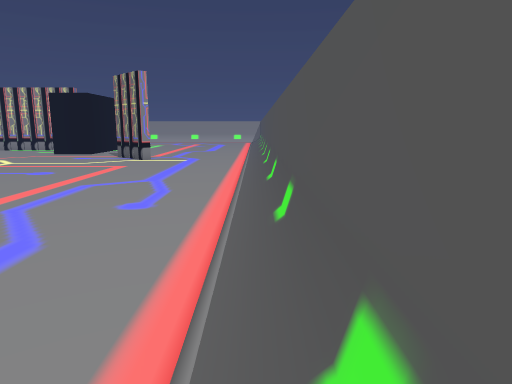
view 1 (above)

22 first-person views from a walk through a 3-D level made in the Unity game engine. The camera is 1.4 m above the floor, tilts 10° down and sees 70° across. The floor is counted in squares, 1 m on a side. Each view is taken from the middle of a square. On the plan, view 1 faces up. The plan holds only what a view shows up to about 16 squares ahead; the rest is blank. The place goes on beyond the plan.

view 2
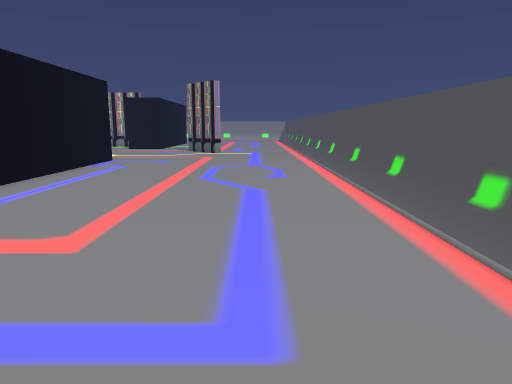

view 3
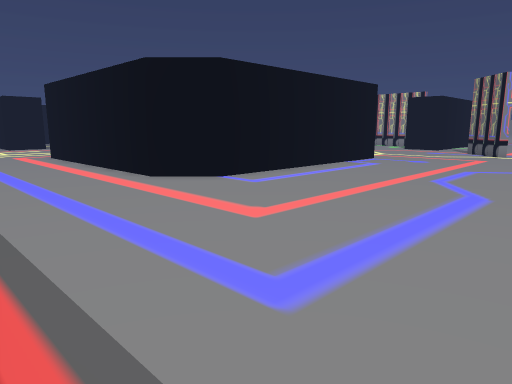

view 4
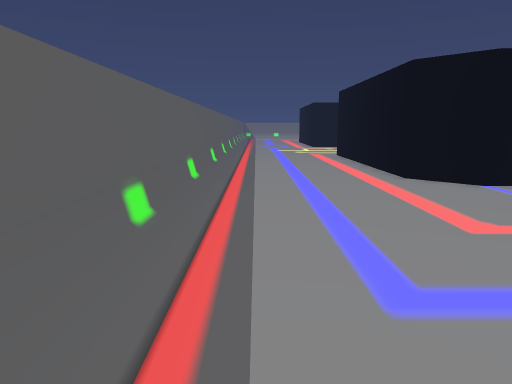

view 5
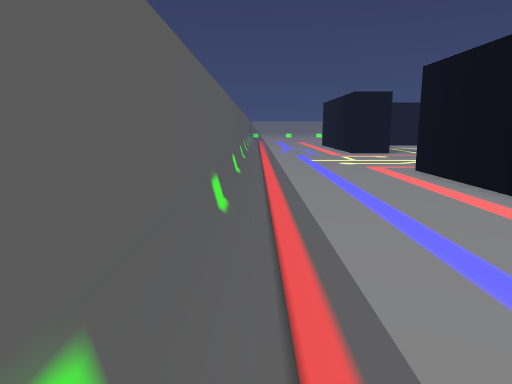

view 6
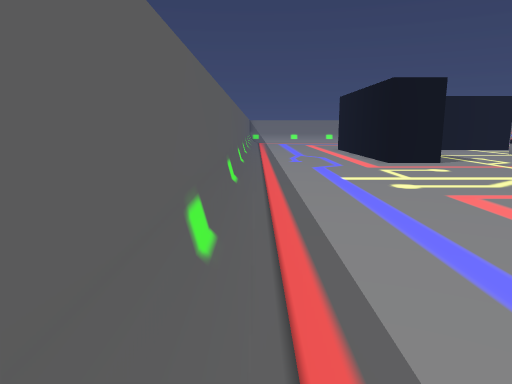

view 7
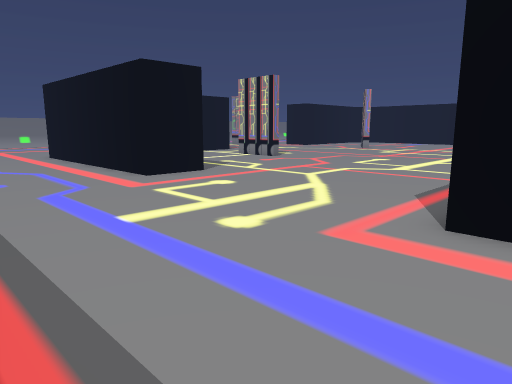

view 8
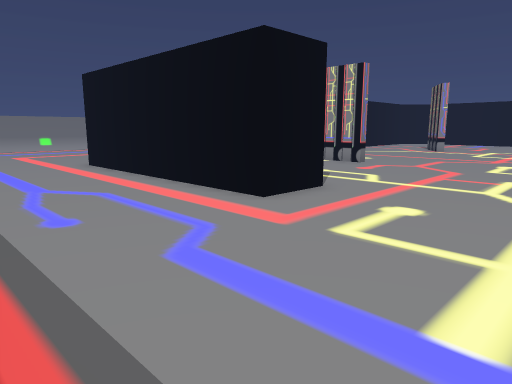

view 9
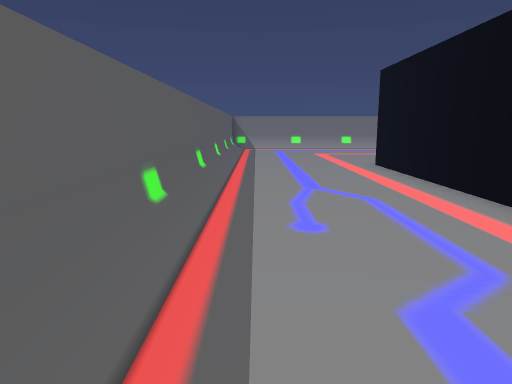

view 10
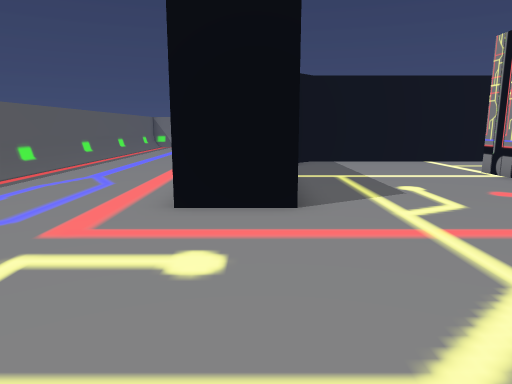

view 11
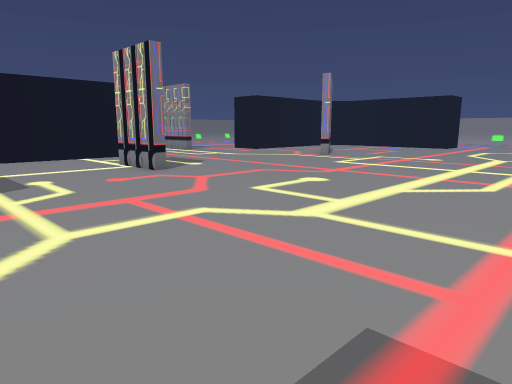

view 12
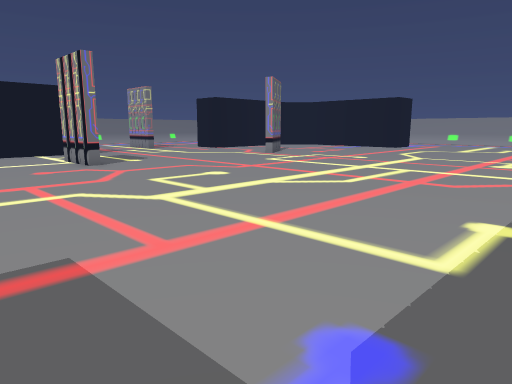

view 13
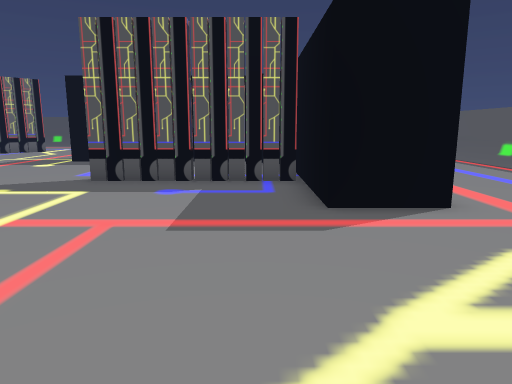

view 14
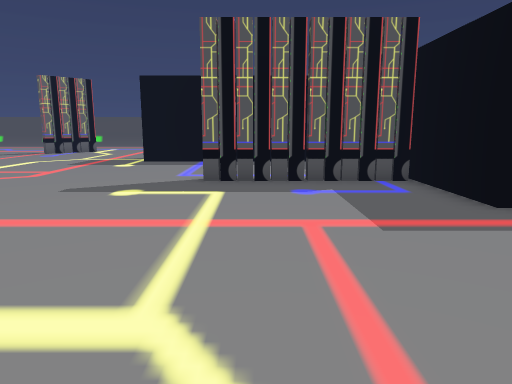

view 15
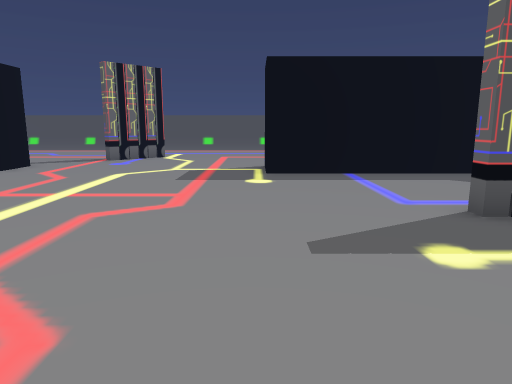

view 16
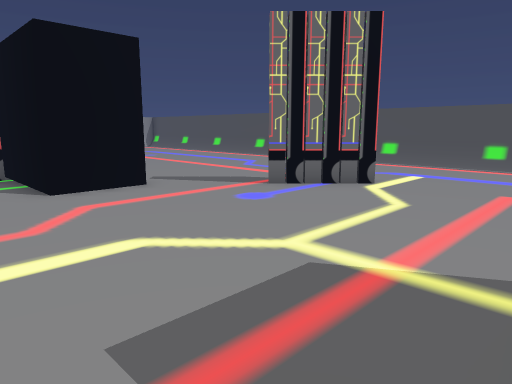

view 17
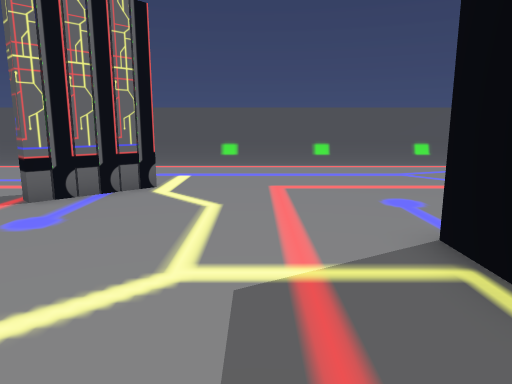

view 18
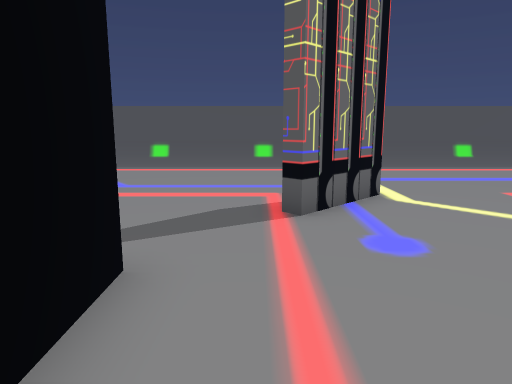

view 19
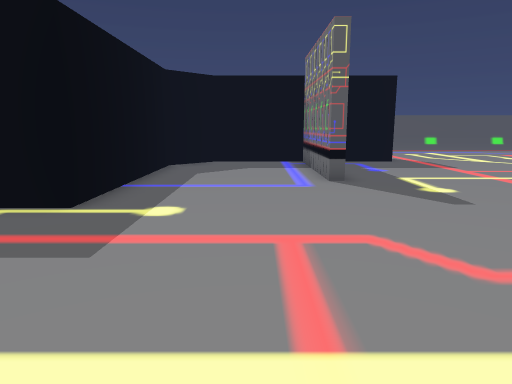

view 20
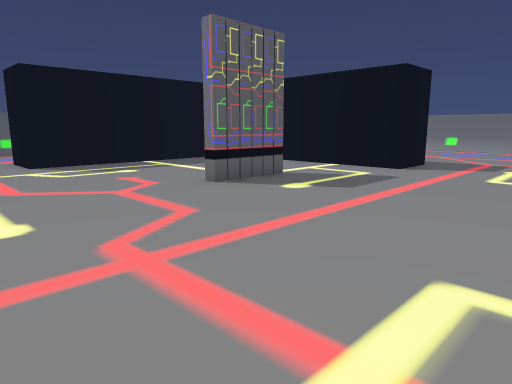

view 21
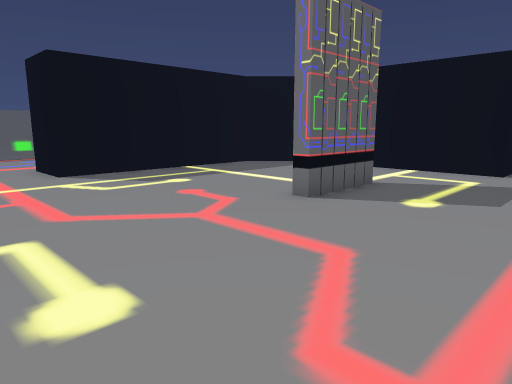

view 22
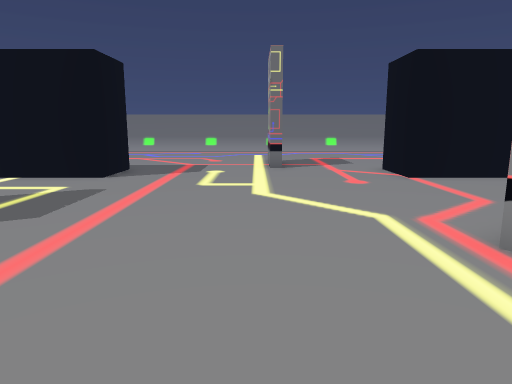

### Floor plan
Key: @ floor where view 1 was taken; # wall or solid block; . floor; / step, stairs or slope; O other object.
Columns run from 42 left of view 1 to 1 right of it. Each row starts with its distance up from view 1.
 21 ..##.....OO     ......       ..##........./#
 20 ..........#.   .......       ............./#
 19 ......................     ........#O...../#
 18 ##.....................   ..........OO..../#
 17 ....................... ................../#
 16 ........................................../#
 15 ........................................../#
 14 ........................................../#
 13 ..##...........................##........./#
 12    ##.........................###........./#
 11     #.........................###........./#
 10     #...###...................###........./#
  9     #....................#....###........./#
  8     #....................#....###........./#
  7     #....................#....###........./#
  6     #....................#....###........./#
  5     #....................#....###........./#
  4     #########.........###########........./#
  3     ##########.......############........./#
  2  ..###########.......###########........../#
  1  ........................................./#
  0 ..........................................@
 -1 ........................................../
 -2  .........................................
 -3  ........................................ /
 -4  /////////////////////////////////////////
 -5  ########################################

Where each view was taken, in squares from view 1:
view 1: 0 up, 0 right, facing up
view 2: 4 down, 3 left, facing up
view 3: 4 down, 1 left, facing up-left
view 4: 3 down, 0 right, facing left
view 5: 4 down, 8 left, facing left
view 6: 4 down, 14 left, facing left
view 7: 4 down, 19 left, facing up-left
view 8: 4 down, 24 left, facing up-left
view 9: 3 down, 25 left, facing left
view 10: 3 up, 23 left, facing left
view 11: 4 up, 21 left, facing up-left
view 12: 5 up, 18 left, facing up-left
view 13: 5 up, 27 left, facing right
view 14: 8 up, 27 left, facing right
view 15: 13 up, 23 left, facing right
view 16: 13 up, 14 left, facing up-right
view 17: 15 up, 14 left, facing right
view 18: 20 up, 13 left, facing right
view 19: 19 up, 15 left, facing down
view 20: 18 up, 26 left, facing down-left
view 21: 15 up, 26 left, facing down-left
view 22: 17 up, 28 left, facing left
